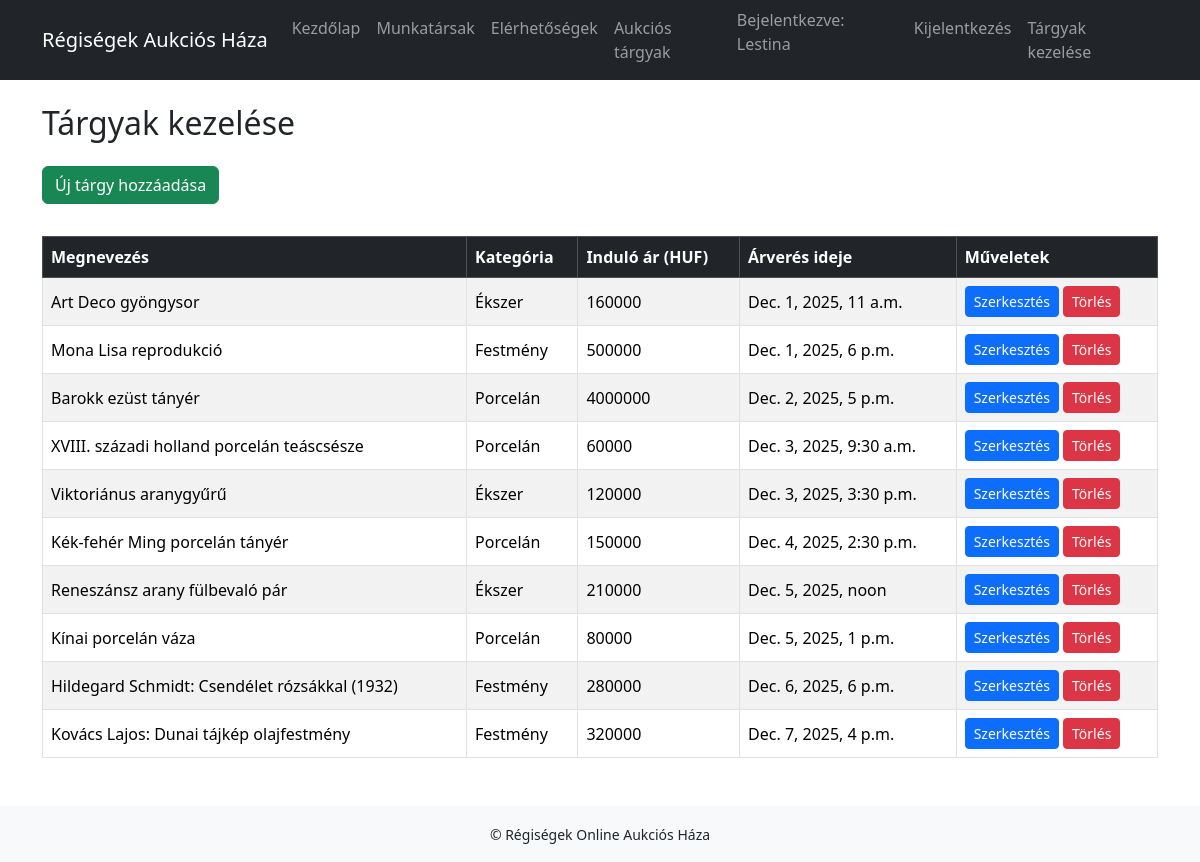
Page /items/manage/ (signed in) on the committed database.
### auction/models.py (models this page shows, shortened)
class Item(models.Model):
    CATEGORY_CHOICES = [
        ('festmény', 'Festmény'),
        ('ékszer', 'Ékszer'),
        ('porcelán', 'Porcelán'),
    ]
    name = models.CharField("Megnevezés", max_length=100)
    starting_price = models.DecimalField("Induló ár (HUF)", max_digits=10, decimal_places=0)  # induló ár
    auction_time = models.DateTimeField("Árverés ideje")
    category = models.CharField("Kategória", max_length=20, choices=CATEGORY_CHOICES)
    image = models.ImageField(upload_to='item_images/', null=True, blank=True)
    is_active = models.BooleanField(default=False)          # Fut-e az aukció?
    is_closed = models.BooleanField(default=False)  # végleg lezárult-e
    current_price = models.DecimalField(max_digits=10, decimal_places=0, null=True, blank=True)
    winner = models.ForeignKey(User, null=True, blank=True, on_delete=models.SET_NULL)

### auction/views.py (the view)
# urls.py: path("items/manage/", views.manage_items, name="manage_items"),
@login_required
def manage_items(request):
    if not is_site_admin(request.user):
        return HttpResponseForbidden("Nincs jogosultságod a tárgyak kezeléséhez.")
    items = Item.objects.all().order_by("auction_time")
    return render(request, "auction/manage_items.html", {"items": items})

### auction/views.py (called while the page is built)
def is_site_admin(user):
    return user.is_authenticated and user.is_superuser

### auction/templates/auction/manage_items.html
{% extends "auction/base.html" %}
{% block content %}
<h2 class="mb-4">Tárgyak kezelése</h2>
<p>
    <a href="{% url 'create_item' %}" class="btn btn-success mb-3">Új tárgy hozzáadása</a>
</p>
<table class="table table-striped table-bordered align-middle">
    <thead class="table-dark">
        <tr>
            <th>Megnevezés</th>
            <th>Kategória</th>
            <th>Induló ár (HUF)</th>
            <th>Árverés ideje</th>
            <th>Műveletek</th>
        </tr>
    </thead>
    <tbody>
        {% for item in items %}
        <tr>
            <td>{{ item.name }}</td>
            <td>{{ item.get_category_display }}</td>
            <td>{{ item.starting_price }}</td>
            <td>{{ item.auction_time }}</td>
            <td>
                <a href="{% url 'edit_item' item.id %}" class="btn btn-sm btn-primary">Szerkesztés</a>
                <a href="{% url 'delete_item' item.id %}" class="btn btn-sm btn-danger">Törlés</a>
            </td>
        </tr>
        {% empty %}
        <tr>
            <td colspan="5" class="text-center text-muted">Még nincs egyetlen tárgy sem.</td>
        </tr>
        {% endfor %}
    </tbody>
</table>
{% endblock %}

### auction/templates/auction/base.html (shortened to what this page needs)
<!DOCTYPE html>
<html lang="hu">
<head>
    <link href="https://cdn.jsdelivr.net/npm/bootstrap@5.3.3/dist/css/bootstrap.min.css" rel="stylesheet"
>
</head>
<body>
    <nav class="navbar navbar-expand-lg navbar-dark bg-dark mb-4">
        <div class="container">
            <a class="navbar-brand" href="{% url 'home' %}">Régiségek Aukciós Háza</a>
            <div class="collapse navbar-collapse" id="mainNavbar">
                <ul class="navbar-nav ms-auto">
                    <li class="nav-item">
                        <a class="nav-link" href="{% url 'home' %}">Kezdőlap</a>
                    </li>
                    <li class="nav-item">
                        <a class="nav-link" href="{% url 'staff' %}">Munkatársak</a>
                    </li>
                    <li class="nav-item">
                        <a class="nav-link" href="{% url 'contact' %}">Elérhetőségek</a>
                    </li>
                    <li class="nav-item">
                        <a class="nav-link" href="{% url 'items' %}">Aukciós tárgyak</a>
                    </li>
                    {% if user.is_authenticated %}
                    <li class="nav-item">
                        <span class="navbar-text me-2">
                            Bejelentkezve: {{ user.username }}
                        </span>
                    </li>
                    <li class="nav-item">
                        <a class="nav-link" href="{% url 'logout' %}">Kijelentkezés</a>
                    </li>
                    {% endif %}
                    {% if user.is_authenticated and user.is_superuser %}
                        <li class="nav-item">
                            <a class="nav-link" href="{% url 'manage_items' %}">Tárgyak kezelése</a>
                        </li>
                    {% endif %}
                </ul>
            </div>
        </div>
    </nav>
    <main class="container mb-5">
        {% block content %}{% endblock %}
    </main>
    <footer class="bg-light py-3 mt-auto">
        <div class="container text-center">
            <small>&copy; Régiségek Online Aukciós Háza</small>
        </div>
    </footer>
</body>
</html>

### rows in the picture
Item: name "Art Deco gyöngysor", category "Ékszer", starting_price "160000", auction_time "Dec. 1, 2025, 11 a.m."
Item: name "Mona Lisa reprodukció", category "Festmény", starting_price "500000", auction_time "Dec. 1, 2025, 6 p.m."
Item: name "Barokk ezüst tányér", category "Porcelán", starting_price "4000000", auction_time "Dec. 2, 2025, 5 p.m."
Item: name "XVIII. századi holland porcelán teáscsésze", category "Porcelán", starting_price "60000", auction_time "Dec. 3, 2025, 9:30 a.m."
Item: name "Viktoriánus aranygyűrű", category "Ékszer", starting_price "120000", auction_time "Dec. 3, 2025, 3:30 p.m."
Item: name "Kék-fehér Ming porcelán tányér", category "Porcelán", starting_price "150000", auction_time "Dec. 4, 2025, 2:30 p.m."
Item: name "Reneszánsz arany fülbevaló pár", category "Ékszer", starting_price "210000", auction_time "Dec. 5, 2025, noon"
Item: name "Kínai porcelán váza", category "Porcelán", starting_price "80000", auction_time "Dec. 5, 2025, 1 p.m."
Item: name "Hildegard Schmidt: Csendélet rózsákkal (1932)", category "Festmény", starting_price "280000", auction_time "Dec. 6, 2025, 6 p.m."
Item: name "Kovács Lajos: Dunai tájkép olajfestmény", category "Festmény", starting_price "320000", auction_time "Dec. 7, 2025, 4 p.m."

### other values in the picture
{{ user.username }} "Lestina"
